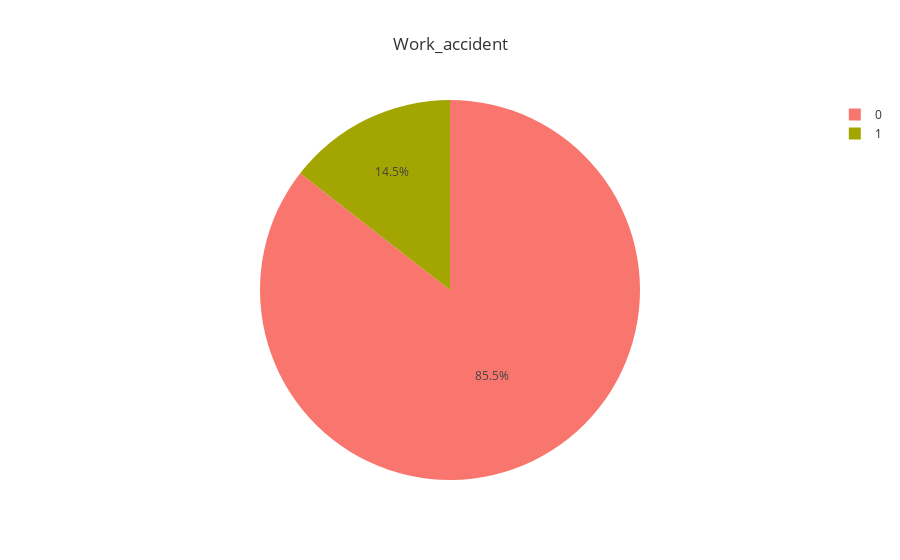
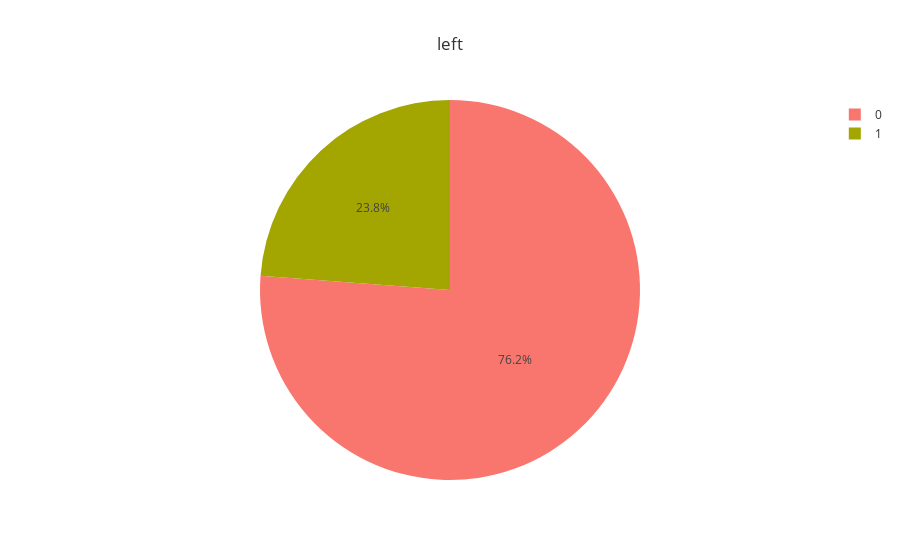
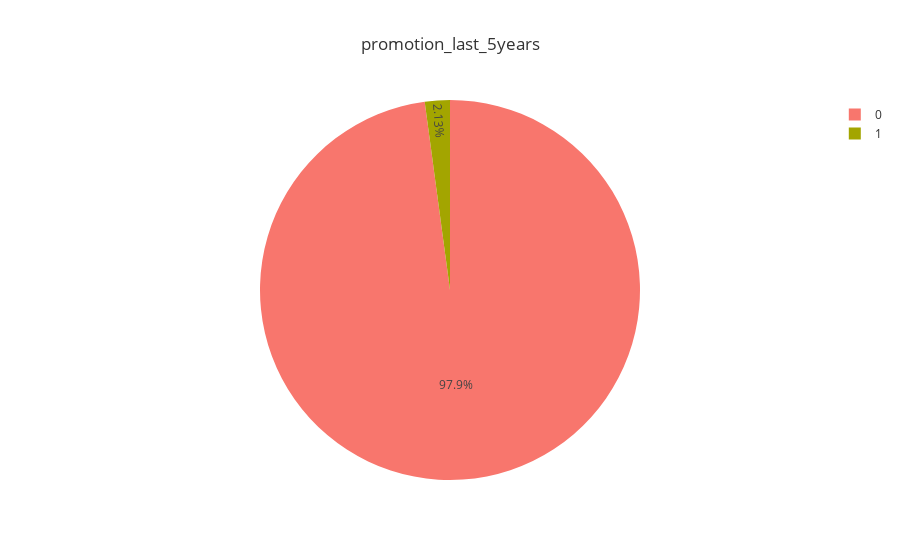
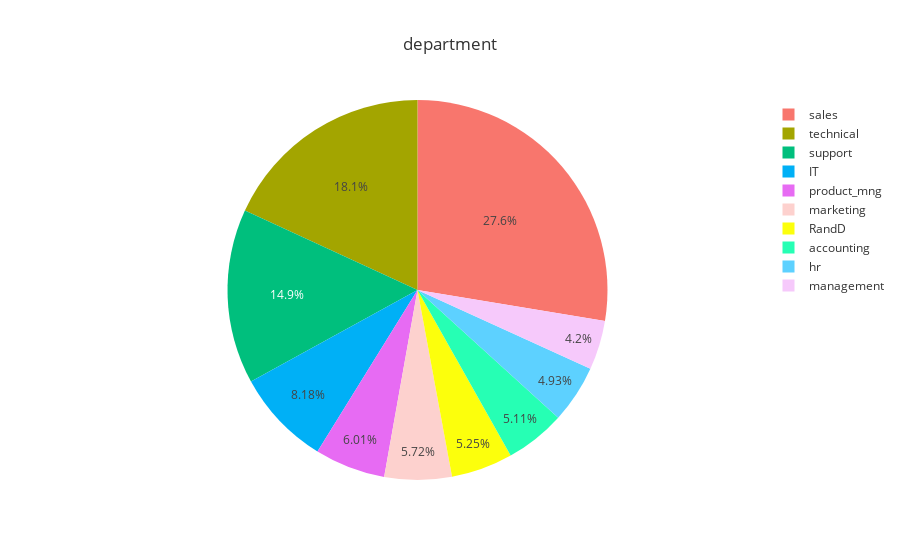

Notebook cell for these charts, in order:
### Code cell
#отрисовка графиков распределения категориальных переменных

categorical_features = HR_data.columns[5:10].to_list()

#в данном примере не играет, т.к. максимальное количество уникальных значений ни одной из
#категориальных переменных не превышает 10 (максимально для department)
threshold = 30 
dropna = False

for cat_feature in categorical_features: 
    num_unique = HR_data[cat_feature].nunique(dropna = dropna)
    num_missing = HR_data[cat_feature].isna().sum()
    # prints pie chart and info if unique values below threshold 
    if num_unique <= threshold:
        print('Круговая диаграмма для: ', cat_feature)
        print('Количество уникальных значений: ', num_unique)
        print('Количество пропущенных (missing) значений: ', num_missing)
        fig = px.pie(HR_data[cat_feature].value_counts(dropna = dropna), values=cat_feature, 
                 names = HR_data[cat_feature].value_counts(dropna = dropna).index,title = cat_feature,template='ggplot2')
        fig.show()
    else: 
        print('Круговая диаграмма для ',cat_feature,' недоступна из-за большого количества уникальных значений ')
        print('Количество уникальных значений: ', num_unique)
        print('Количество пропущенных (missing) значений: ', num_missing)
        print('\n')

### Figure 1 — Plotly figure (JSON) as saved in the notebook; plotly's stock layout.template omitted (floating-point values rounded to 4 significant figures)
{"data": [{"domain": {"x": [0, 1], "y": [0, 1]}, "hovertemplate": "label=%{label}<br>Work_accident=%{value}<extra></extra>", "labels": [0, 1], "legendgroup": "", "name": "", "showlegend": true, "type": "pie", "values": [12830, 2169]}], "layout": {"legend": {"tracegroupgap": 0}, "title": {"text": "Work_accident"}}}

### Figure 2 — Plotly figure (JSON) as saved in the notebook; plotly's stock layout.template omitted (floating-point values rounded to 4 significant figures)
{"data": [{"domain": {"x": [0, 1], "y": [0, 1]}, "hovertemplate": "label=%{label}<br>left=%{value}<extra></extra>", "labels": [0, 1], "legendgroup": "", "name": "", "showlegend": true, "type": "pie", "values": [11428, 3571]}], "layout": {"legend": {"tracegroupgap": 0}, "title": {"text": "left"}}}

### Figure 3 — Plotly figure (JSON) as saved in the notebook; plotly's stock layout.template omitted (floating-point values rounded to 4 significant figures)
{"data": [{"domain": {"x": [0, 1], "y": [0, 1]}, "hovertemplate": "label=%{label}<br>promotion_last_5years=%{value}<extra></extra>", "labels": [0, 1], "legendgroup": "", "name": "", "showlegend": true, "type": "pie", "values": [14680, 319]}], "layout": {"legend": {"tracegroupgap": 0}, "title": {"text": "promotion_last_5years"}}}

### Figure 4 — Plotly figure (JSON) as saved in the notebook; plotly's stock layout.template omitted (floating-point values rounded to 4 significant figures)
{"data": [{"domain": {"x": [0, 1], "y": [0, 1]}, "hovertemplate": "label=%{label}<br>department=%{value}<extra></extra>", "labels": ["sales", "technical", "support", "IT", "product_mng", "marketing", "RandD", "accounting", "hr", "management"], "legendgroup": "", "name": "", "showlegend": true, "type": "pie", "values": [4140, 2720, 2229, 1227, 902, 858, 787, 767, 739, 630]}], "layout": {"legend": {"tracegroupgap": 0}, "title": {"text": "department"}}}
